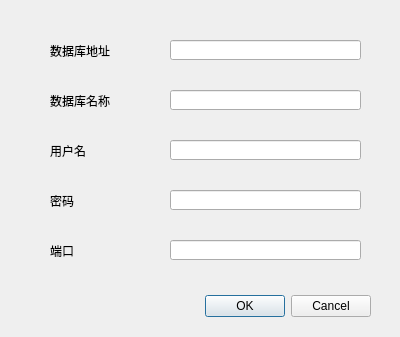
<?xml version="1.0" encoding="UTF-8"?>
<ui version="4.0">
 <class>SysDialog</class>
 <widget class="QDialog" name="SysDialog">
  <property name="geometry">
   <rect>
    <x>0</x>
    <y>0</y>
    <width>400</width>
    <height>337</height>
   </rect>
  </property>
  <property name="windowTitle">
   <string>Dialog</string>
  </property>
  <property name="modal">
   <bool>true</bool>
  </property>
  <widget class="QDialogButtonBox" name="buttonBox">
   <property name="geometry">
    <rect>
     <x>30</x>
     <y>290</y>
     <width>341</width>
     <height>32</height>
    </rect>
   </property>
   <property name="orientation">
    <enum>Qt::Horizontal</enum>
   </property>
   <property name="standardButtons">
    <set>QDialogButtonBox::Cancel|QDialogButtonBox::Ok</set>
   </property>
  </widget>
  <widget class="QLineEdit" name="dbAddrEdit">
   <property name="geometry">
    <rect>
     <x>170</x>
     <y>40</y>
     <width>191</width>
     <height>20</height>
    </rect>
   </property>
  </widget>
  <widget class="QLineEdit" name="dbNameEdit">
   <property name="geometry">
    <rect>
     <x>170</x>
     <y>90</y>
     <width>191</width>
     <height>20</height>
    </rect>
   </property>
  </widget>
  <widget class="QLabel" name="label">
   <property name="geometry">
    <rect>
     <x>50</x>
     <y>40</y>
     <width>71</width>
     <height>21</height>
    </rect>
   </property>
   <property name="text">
    <string>数据库地址</string>
   </property>
  </widget>
  <widget class="QLabel" name="label_2">
   <property name="geometry">
    <rect>
     <x>50</x>
     <y>90</y>
     <width>61</width>
     <height>21</height>
    </rect>
   </property>
   <property name="text">
    <string>数据库名称</string>
   </property>
  </widget>
  <widget class="QLineEdit" name="dbPswdEdit">
   <property name="geometry">
    <rect>
     <x>170</x>
     <y>190</y>
     <width>191</width>
     <height>20</height>
    </rect>
   </property>
   <property name="text">
    <string/>
   </property>
  </widget>
  <widget class="QLabel" name="label_3">
   <property name="geometry">
    <rect>
     <x>50</x>
     <y>190</y>
     <width>61</width>
     <height>21</height>
    </rect>
   </property>
   <property name="text">
    <string>密码</string>
   </property>
  </widget>
  <widget class="QLabel" name="label_4">
   <property name="geometry">
    <rect>
     <x>50</x>
     <y>240</y>
     <width>61</width>
     <height>21</height>
    </rect>
   </property>
   <property name="text">
    <string>端口</string>
   </property>
  </widget>
  <widget class="QLineEdit" name="dbPortEdit">
   <property name="geometry">
    <rect>
     <x>170</x>
     <y>240</y>
     <width>191</width>
     <height>20</height>
    </rect>
   </property>
   <property name="text">
    <string/>
   </property>
  </widget>
  <widget class="QLabel" name="label_5">
   <property name="geometry">
    <rect>
     <x>50</x>
     <y>140</y>
     <width>61</width>
     <height>21</height>
    </rect>
   </property>
   <property name="text">
    <string>用户名</string>
   </property>
  </widget>
  <widget class="QLineEdit" name="dbUserEdit">
   <property name="geometry">
    <rect>
     <x>170</x>
     <y>140</y>
     <width>191</width>
     <height>20</height>
    </rect>
   </property>
  </widget>
 </widget>
 <resources/>
 <connections>
  <connection>
   <sender>buttonBox</sender>
   <signal>accepted()</signal>
   <receiver>SysDialog</receiver>
   <slot>accept()</slot>
   <hints>
    <hint type="sourcelabel">
     <x>248</x>
     <y>254</y>
    </hint>
    <hint type="destinationlabel">
     <x>157</x>
     <y>274</y>
    </hint>
   </hints>
  </connection>
  <connection>
   <sender>buttonBox</sender>
   <signal>rejected()</signal>
   <receiver>SysDialog</receiver>
   <slot>reject()</slot>
   <hints>
    <hint type="sourcelabel">
     <x>316</x>
     <y>260</y>
    </hint>
    <hint type="destinationlabel">
     <x>286</x>
     <y>274</y>
    </hint>
   </hints>
  </connection>
 </connections>
</ui>
